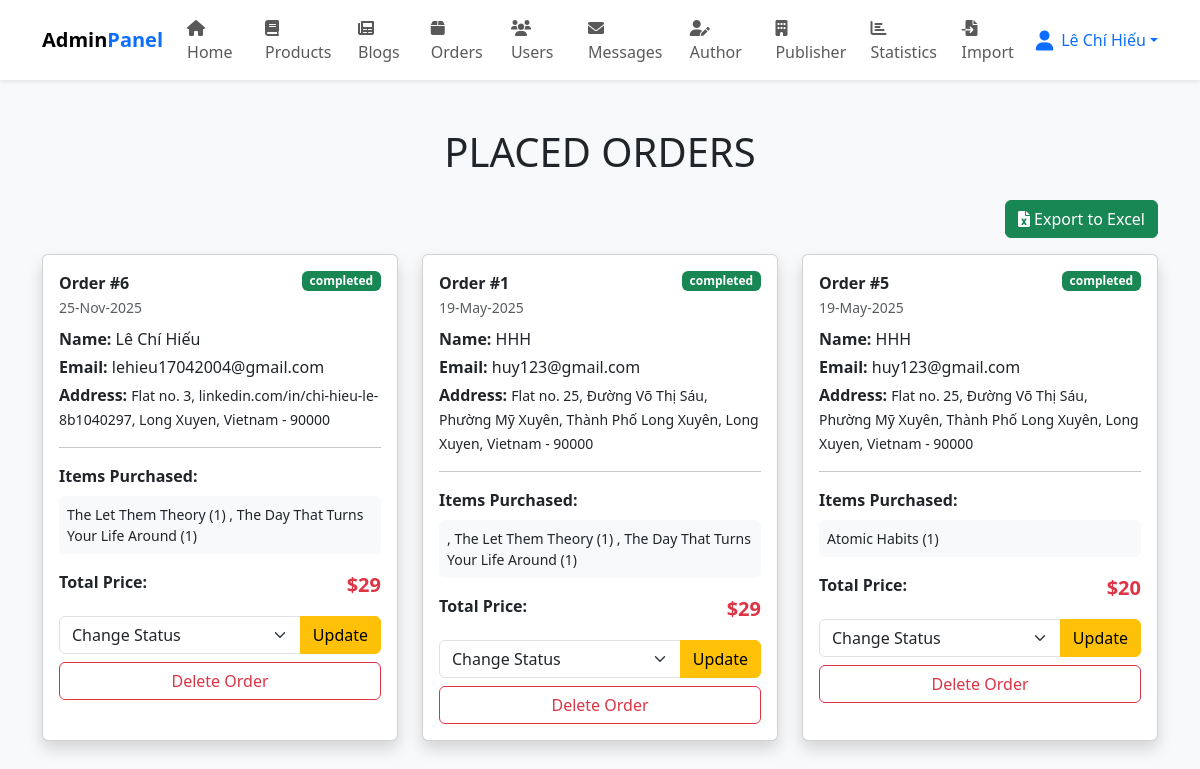
Page /admin_orders.php (signed in) on the earlier database version.
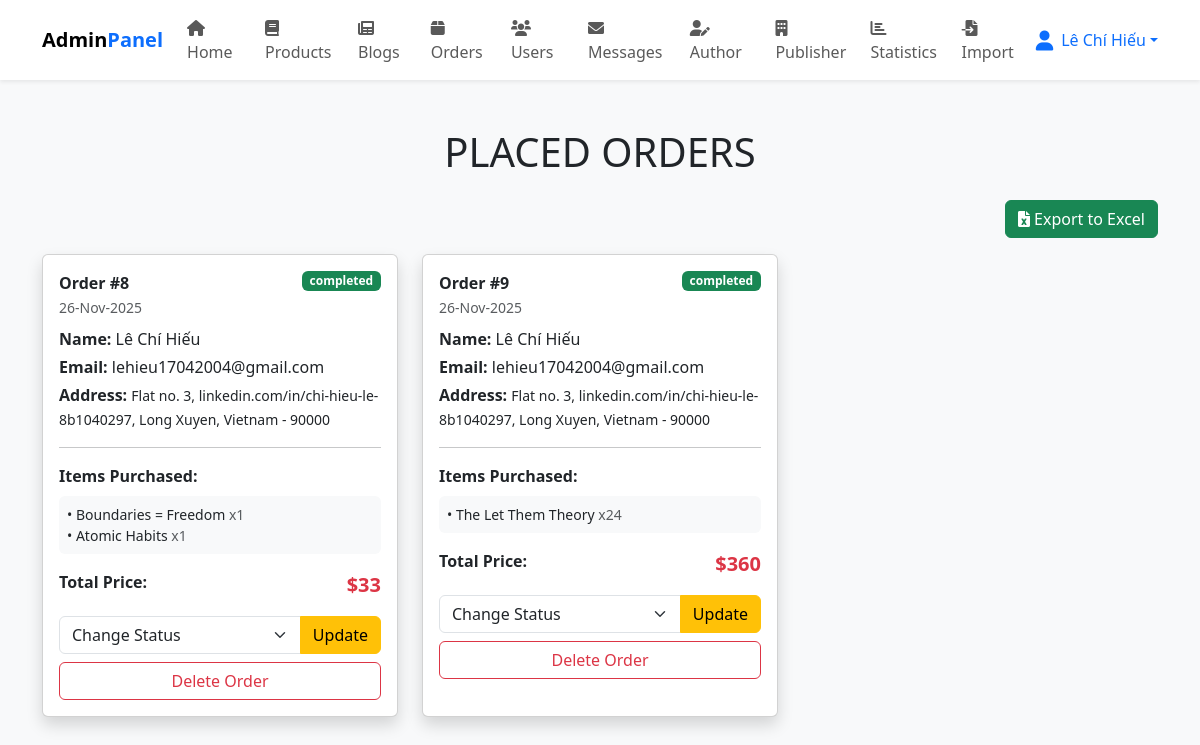
Same page on the later database version.
### tables this page shows
CREATE TABLE `orders` (
  `id` int(11) NOT NULL,
  `user_id` int(11) NOT NULL,
  `name` varchar(100) NOT NULL,
  `number` varchar(12) NOT NULL,
  `email` varchar(100) NOT NULL,
  `method` varchar(50) NOT NULL,
  `address` varchar(500) NOT NULL,
  `total_products` varchar(1000) NOT NULL,
  `total_price` int(11) NOT NULL,
  `placed_on` varchar(50) NOT NULL,
  `payment_status` varchar(20) NOT NULL DEFAULT 'pending'
);

CREATE TABLE `order_items` (
  `id` int(11) NOT NULL,
  `order_id` int(11) NOT NULL,
  `product_id` int(11) NOT NULL,
  `quantity` int(11) NOT NULL,
  `price` int(11) NOT NULL
);

CREATE TABLE `products` (
  `id` int(11) NOT NULL,
  `book_name` varchar(100) NOT NULL,
  `author_id` int(11) NOT NULL,
  `publisher_id` int(11) NOT NULL,
  `book_description` text DEFAULT NULL,
  `tag` varchar(100) DEFAULT NULL,
  `publish_year` int(11) DEFAULT NULL,
  `total_page` int(11) DEFAULT NULL,
  `price` int(11) NOT NULL,
  `stock_quantity` int(11) NOT NULL DEFAULT 0,
  `image` varchar(100) NOT NULL DEFAULT 'no-picture-book.jpg'
);

### admin_orders.php (the view, shortened to what this page needs)
<?php
include 'config.php';
?>
<!DOCTYPE html>
<html lang="en">
<head>
   <link href="https://cdn.jsdelivr.net/npm/bootstrap@5.3.3/dist/css/bootstrap.min.css" rel="stylesheet">
   <link rel="stylesheet" href="https://cdnjs.cloudflare.com/ajax/libs/font-awesome/6.0.0/css/all.min.css">
</head>
<body class="bg-light">
   <?php include 'admin_header.php'; ?>
   <section class="container my-5">
      <h1 class="text-center text-uppercase mb-4">Placed Orders</h1>
      <div class="mb-3 text-end">
         <a href="admin_orders.php?export=1" class="btn btn-success">
            <i class="fa fa-file-excel"></i> Export to Excel
         </a>
      </div>
      <div class="row g-4">
         <?php
         $select_orders = mysqli_query($conn, "SELECT * FROM `orders` ORDER BY placed_on DESC") or die('query failed');
         if (mysqli_num_rows($select_orders) > 0) {
            while ($fetch_orders = mysqli_fetch_assoc($select_orders)) {
               $order_id = $fetch_orders['id'];
         ?>
               <div class="col-md-6 col-lg-4">
                  <div class="card shadow h-100">
                     <div class="card-body">
                        <div class="d-flex justify-content-between align-items-start mb-2">
                           <div>
                              <p class="mb-0 fw-bold">Order #<?php echo $order_id; ?></p>
                              <small class="text-muted"><?php echo $fetch_orders['placed_on']; ?></small>
                           </div>
                           <span class="badge <?php echo ($fetch_orders['payment_status'] == 'completed') ? 'bg-success' : 'bg-warning text-dark'; ?>">
                              <?php echo $fetch_orders['payment_status']; ?>
                           </span>
                        </div>
                        <p class="mb-1"><strong>Name:</strong> <span><?php echo htmlspecialchars($fetch_orders['name']); ?></span></p>
                        <p class="mb-1"><strong>Email:</strong> <span><?php echo htmlspecialchars($fetch_orders['email']); ?></span></p>
                        <p class="mb-1"><strong>Address:</strong> <span class="small"><?php echo htmlspecialchars($fetch_orders['address']); ?></span></p>
                        <hr>
                        <p class="mb-2 fw-bold">Items Purchased:</p>
                        <ul class="list-unstyled small mb-3 bg-light p-2 rounded">
                           <?php
                           $items_query = mysqli_query($conn, "
                                 SELECT oi.quantity, oi.price, p.book_name
                                 FROM `order_items` oi
                                 JOIN `products` p ON oi.product_id = p.id
                                 WHERE oi.order_id = '$order_id'
                              ");
                           if (mysqli_num_rows($items_query) > 0) {
                              while ($item = mysqli_fetch_assoc($items_query)) {
                                 echo "<li>• " . htmlspecialchars($item['book_name']) . " <span class='text-muted'>x" . $item['quantity'] . "</span></li>";
                              }
                           } else {
                              echo "<li>" . $fetch_orders['total_products'] . "</li>";
                           }
                           ?>
                        </ul>
                        <div class="d-flex justify-content-between mb-3">
                           <strong>Total Price:</strong>
                           <span class="text-danger fw-bold fs-5">$<?php echo number_format($fetch_orders['total_price']); ?></span>
                        </div>
                        <form action="" method="post" class="d-flex flex-column gap-2">
                           <div class="input-group">
                              <select name="update_payment" class="form-select">
                                 <option value="" selected disabled>Change Status</option>
                              </select>
                              <input type="submit" value="Update" name="update_order" class="btn btn-warning">
                           </div>
                           <a href="admin_orders.php?delete=<?php echo $fetch_orders['id']; ?>" onclick="return confirm('delete this order?');" class="btn btn-outline-danger w-100">Delete Order</a>
                        </form>
                     </div>
                  </div>
               </div>
         <?php
            }
         } else {
            echo '<div class="col-12"><div class="alert alert-info text-center">No orders placed yet!</div></div>';
         }
         ?>
      </div>
   </section>
</body>
</html>

### admin_header.php (shortened to what this page needs)
<?php
$admin_name = isset($_SESSION['admin_name']) ? htmlspecialchars($_SESSION['admin_name']) : 'Admin';
?>
<header>
  <nav class="navbar navbar-expand-lg navbar-light bg-white shadow-sm">
    <div class="container">
      <a class="navbar-brand fw-bold" href="admin_page.php">Admin<span class="text-primary">Panel</span></a>
      <div class="collapse navbar-collapse" id="adminNavbar">
        <ul class="navbar-nav me-auto mb-2 mb-lg-0">
          <li class="nav-item">
            <a class="nav-link" href="admin_page.php">
              <i class="fas fa-home me-1"></i> Home
            </a>
          </li>
          <li class="nav-item">
            <a class="nav-link" href="admin_products.php">
              <i class="fas fa-book me-1"></i> Products
            </a>
          </li>
          <li class="nav-item">
            <a class="nav-link" href="admin_blogs.php">
              <i class="fas fa-newspaper me-1"></i> Blogs
            </a>
          </li>
          <li class="nav-item">
            <a class="nav-link" href="admin_orders.php">
              <i class="fas fa-box me-1"></i> Orders
            </a>
          </li>
          <li class="nav-item">
            <a class="nav-link" href="admin_users.php">
              <i class="fas fa-users me-1"></i> Users
            </a>
          </li>
          <li class="nav-item">
            <a class="nav-link" href="admin_contacts.php">
              <i class="fas fa-envelope me-1"></i> Messages
            </a>
          </li>
          <li class="nav-item">
            <a class="nav-link" href="admin_authors.php">
              <i class="fas fa-user-edit me-1"></i> Author
            </a>
          </li>
          <li class="nav-item">
            <a class="nav-link" href="admin_publishers.php">
              <i class="fas fa-building me-1"></i> Publisher
            </a>
          </li>
          <li class="nav-item">
            <a class="nav-link" href="admin_statistics.php">
              <i class="fas fa-chart-bar me-1"></i>Statistics
            </a>
          </li>
          <li class="nav-item">
            <a class="nav-link" href="admin_import.php">
              <i class="fas fa-file-import me-1"></i> Import
            </a>
          </li>
        </ul>
        <div class="dropdown">
          <a href="#" class="d-flex align-items-center text-decoration-none dropdown-toggle" id="accountDropdown" data-bs-toggle="dropdown" aria-expanded="false">
            <i class="fas fa-user fa-lg me-2"></i>
            <?php echo $admin_name; ?>
          </a>
        </div>
      </div>
    </div>
  </nav>
</header>

Differences in the rows shown:
removed orders: id "6", placed_on "25-Nov-2025", payment_status "completed", name "Lê Chí Hiếu", email "lehieu17042004@gmail.com", address "Flat no. 3, linkedin.com/in/chi-hieu-le-8b1040297, Long Xuyen, Vietnam - 90000", total_products "The Let Them Theory (1) , The Day That Turns Your Life Around (1)", total_price "29"
removed orders: id "1", placed_on "19-May-2025", payment_status "completed", name "HHH", email "huy123@gmail.com", address "Flat no. 25, Đường Võ Thị Sáu, Phường Mỹ Xuyên, Thành Phố Long Xuyên, Long Xuyen, Vietnam - 90000", total_products ", The Let Them Theory (1) , The Day That Turns Your Life Around (1)", total_price "29"
removed orders: id "5", placed_on "19-May-2025", payment_status "completed", name "HHH", email "huy123@gmail.com", address "Flat no. 25, Đường Võ Thị Sáu, Phường Mỹ Xuyên, Thành Phố Long Xuyên, Long Xuyen, Vietnam - 90000", total_products "Atomic Habits (1)", total_price "20"
added orders: id "8", placed_on "26-Nov-2025", payment_status "completed", name "Lê Chí Hiếu", email "lehieu17042004@gmail.com", address "Flat no. 3, linkedin.com/in/chi-hieu-le-8b1040297, Long Xuyen, Vietnam - 90000", total_price "33"
added order_items: product.book_name "Boundaries = Freedom", quantity "1", shown under "8"
added order_items: product.book_name "Atomic Habits", quantity "1", shown under "8"
added orders: id "9", placed_on "26-Nov-2025", payment_status "completed", name "Lê Chí Hiếu", email "lehieu17042004@gmail.com", address "Flat no. 3, linkedin.com/in/chi-hieu-le-8b1040297, Long Xuyen, Vietnam - 90000", total_price "360"
added order_items: product.book_name "The Let Them Theory", quantity "24", shown under "9"
